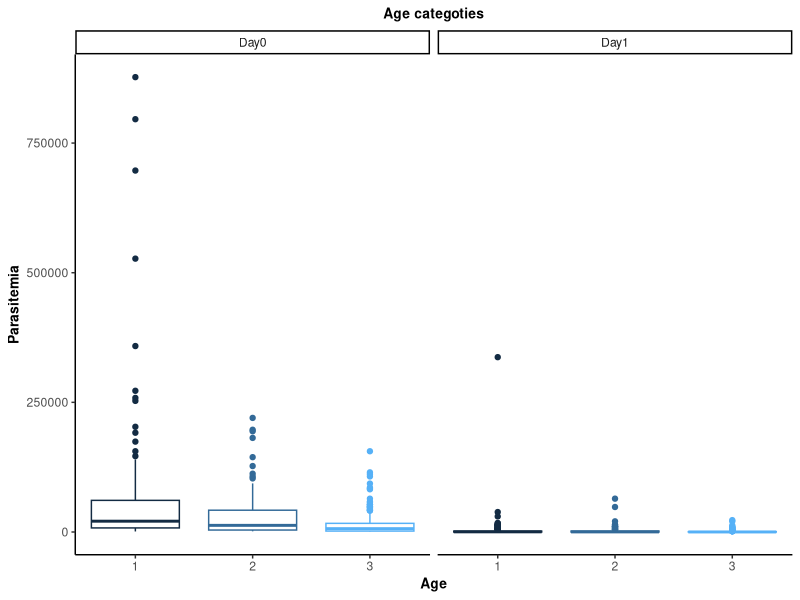
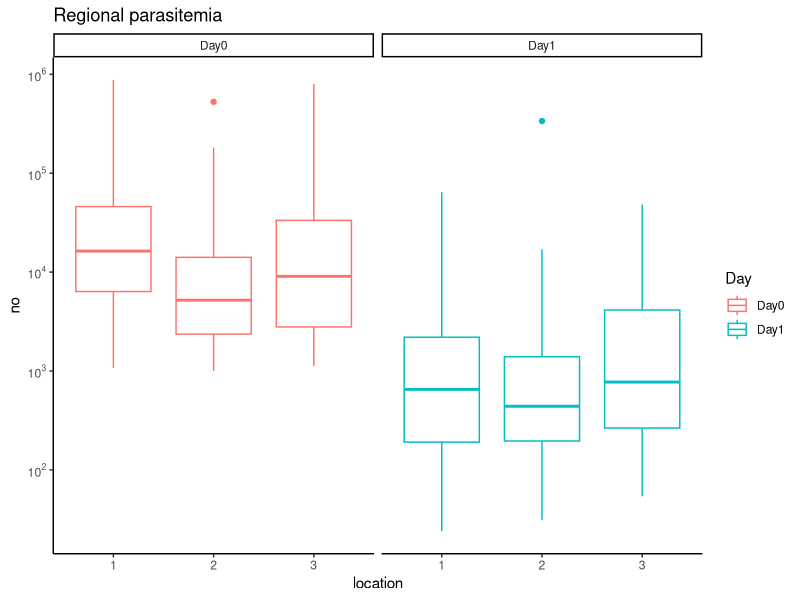
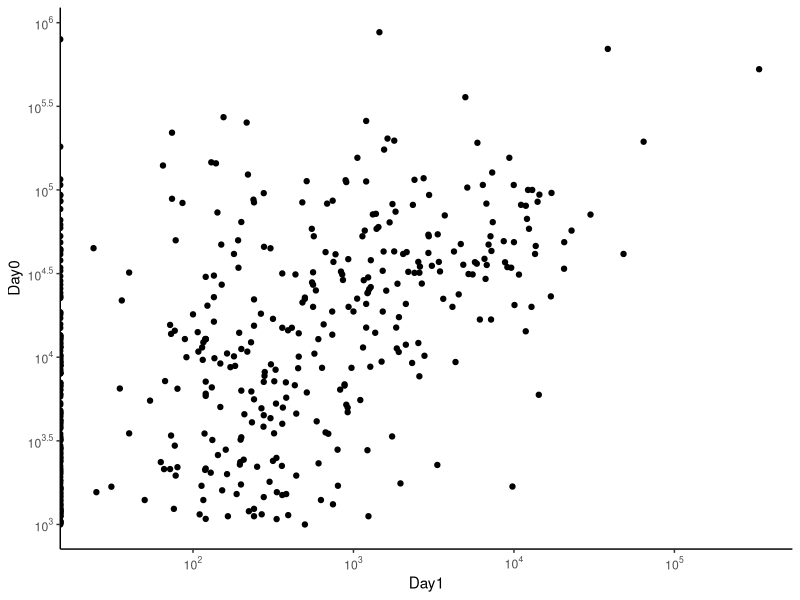
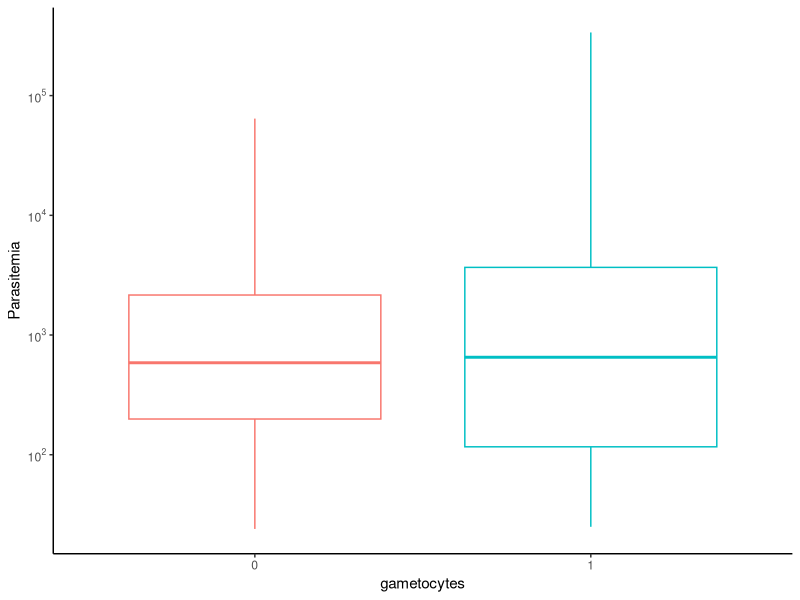
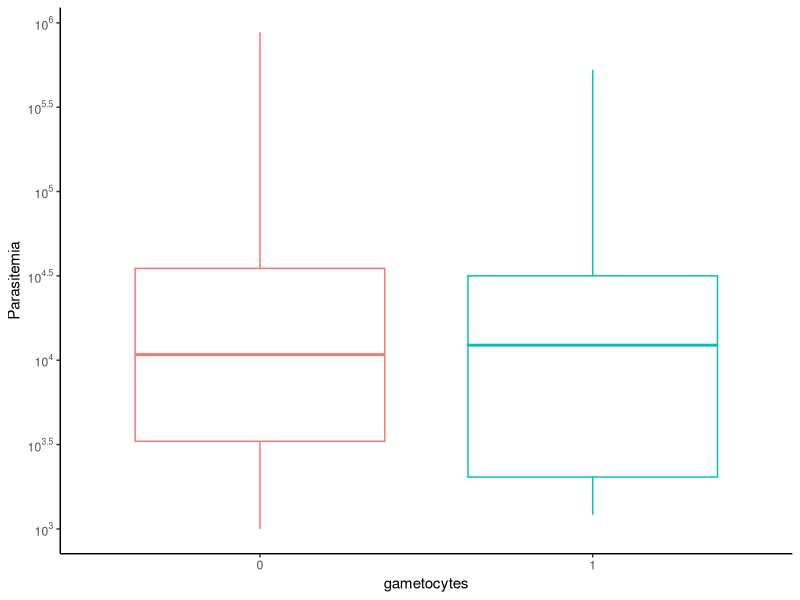
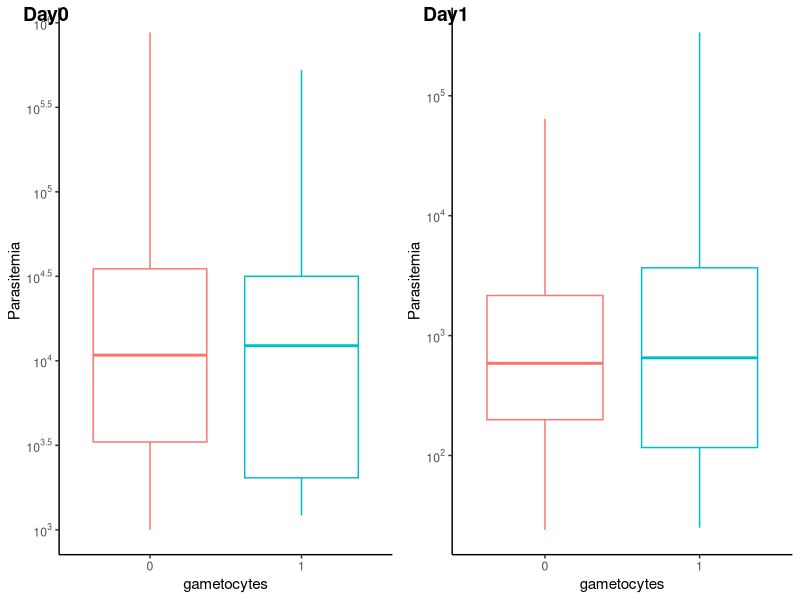

Write R code to recreate these figures, in order.
library(tidyr)
library(ggplot2)
library(ggpubr)
df<-read.csv("agepara.csv")
head(df)

FacetPlot1 = ggplot(df, aes(x=Age, y=Parasitemia, color= Age, group=Age)) + 
  geom_boxplot() + facet_grid(~Day) +
  ggtitle("Age categoties")+
  theme_classic()+
  theme(legend.position="none")+
  theme(axis.title = element_text(size = 10, face = "bold"))+
  theme(plot.title = element_text(hjust =0.5, face = "bold", size = 10))
FacetPlot1

library(scales)
df<-read.csv("hospara.csv")
head(df)
df$Day=as.factor(df$Day)
df$location=as.factor(df$location)
df$no=as.numeric(df$no)

str(df)
FacetPlot1 = ggplot(df, aes(x=location, y=no, color= Day, group=location)) + 
  geom_boxplot() + facet_grid(~Day) +
  ggtitle("Regional parasitemia")+
  theme_classic()+
  theme(legend.position="none")+
  theme(axis.title = element_text(size = 10, face = "bold"))+
  theme(plot.title = element_text(hjust =0.5, face = "bold", size = 10))+
  #scale_x_log10(breaks = trans_breaks("log10", function(x) 10^x),
                #labels = trans_format("log10", math_format(10^.x))) +
  scale_y_log10(breaks = trans_breaks("log10", function(x) 10^x),
                labels = trans_format("log10", math_format(10^.x))) +
  theme_classic()
FacetPlot1


p2<-read.csv("parasitemia.csv")
head(p2)

p2 <- ggplot(p2, aes(x = Day1, y = Day0)) + geom_point() +
  scale_x_log10(breaks = trans_breaks("log10", function(x) 10^x),
                labels = trans_format("log10", math_format(10^.x))) +
  scale_y_log10(breaks = trans_breaks("log10", function(x) 10^x),
                labels = trans_format("log10", math_format(10^.x))) +
  theme_classic()
# log-log plot without log tick marks
p2

p3<-read.csv("gametocytes.csv")
p3$gametocytes=as.factor(p3$gametocytes)

head(p3)
plot <- ggplot(p3, aes(x=gametocytes, y=Day0, group=gametocytes, color=gametocytes))+
  geom_boxplot()+
  scale_y_log10(breaks = trans_breaks("log10", function(x) 10^x),
                               labels = trans_format("log10", math_format(10^.x))) +
  ylab("Parasitemia")+
  theme_classic()+
  theme(legend.position = "none")
plot1 <- ggplot(p3, aes(x=gametocytes, y=Day1, group=gametocytes, color=gametocytes))+
  geom_boxplot()+
  scale_y_log10(breaks = trans_breaks("log10", function(x) 10^x),
                labels = trans_format("log10", math_format(10^.x))) +
  ylab("Parasitemia")+
  theme_classic()+
  theme(legend.position = "center")


plot1
plot

ggarrange(plot, plot1, ncol = 2, nrow = 1, labels = c("Day0", "Day1", common.legend = "true", legend = "left"))

